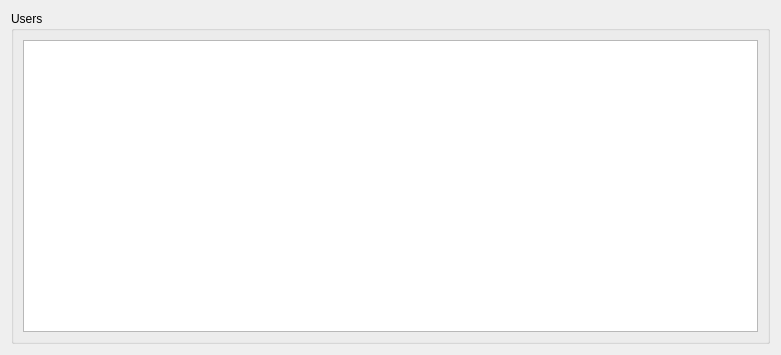
<?xml version="1.0" encoding="UTF-8"?>
<ui version="4.0">
 <class>WinUserManagerWidgetUI</class>
 <widget class="QWidget" name="WinUserManagerWidgetUI">
  <property name="geometry">
   <rect>
    <x>0</x>
    <y>0</y>
    <width>781</width>
    <height>355</height>
   </rect>
  </property>
  <property name="windowTitle">
   <string>User Manager</string>
  </property>
  <layout class="QVBoxLayout" name="verticalLayout">
   <item>
    <widget class="QGroupBox" name="groupBoxWinUsersList">
     <property name="sizePolicy">
      <sizepolicy hsizetype="Expanding" vsizetype="Expanding">
       <horstretch>0</horstretch>
       <verstretch>0</verstretch>
      </sizepolicy>
     </property>
     <property name="title">
      <string>Users</string>
     </property>
     <layout class="QGridLayout" name="gridLayout">
      <item row="0" column="0">
       <widget class="QTableView" name="tableViewUsers">
        <property name="sizePolicy">
         <sizepolicy hsizetype="Expanding" vsizetype="Expanding">
          <horstretch>0</horstretch>
          <verstretch>2</verstretch>
         </sizepolicy>
        </property>
        <property name="contextMenuPolicy">
         <enum>Qt::CustomContextMenu</enum>
        </property>
        <property name="toolTip">
         <string>Users</string>
        </property>
        <property name="editTriggers">
         <set>QAbstractItemView::NoEditTriggers</set>
        </property>
        <property name="selectionMode">
         <enum>QAbstractItemView::SingleSelection</enum>
        </property>
        <property name="selectionBehavior">
         <enum>QAbstractItemView::SelectRows</enum>
        </property>
        <property name="sortingEnabled">
         <bool>true</bool>
        </property>
        <attribute name="horizontalHeaderStretchLastSection">
         <bool>true</bool>
        </attribute>
       </widget>
      </item>
     </layout>
    </widget>
   </item>
  </layout>
  <action name="actionExport">
   <property name="text">
    <string>Export</string>
   </property>
  </action>
  <action name="actionPrint">
   <property name="text">
    <string>Print</string>
   </property>
  </action>
  <action name="actionCreateNewAccount">
   <property name="text">
    <string>Create New Account</string>
   </property>
  </action>
  <action name="actionProperties">
   <property name="text">
    <string>Properties</string>
   </property>
  </action>
  <action name="actionDeleteAccount">
   <property name="text">
    <string>Delete Account</string>
   </property>
   <property name="toolTip">
    <string>Delete Account</string>
   </property>
  </action>
  <action name="actionRefresh">
   <property name="text">
    <string>Refresh</string>
   </property>
   <property name="toolTip">
    <string>Refresh</string>
   </property>
  </action>
  <action name="actionLogoff">
   <property name="text">
    <string>Logoff</string>
   </property>
  </action>
  <action name="actionLockDesktop">
   <property name="text">
    <string>Lock Desktop</string>
   </property>
  </action>
  <action name="actionSendMessage">
   <property name="text">
    <string>Send Message</string>
   </property>
  </action>
  <action name="actionMonitorDesktop">
   <property name="text">
    <string>Monitor Desktop</string>
   </property>
  </action>
 </widget>
 <tabstops>
  <tabstop>tableViewUsers</tabstop>
 </tabstops>
 <resources/>
 <connections/>
</ui>
